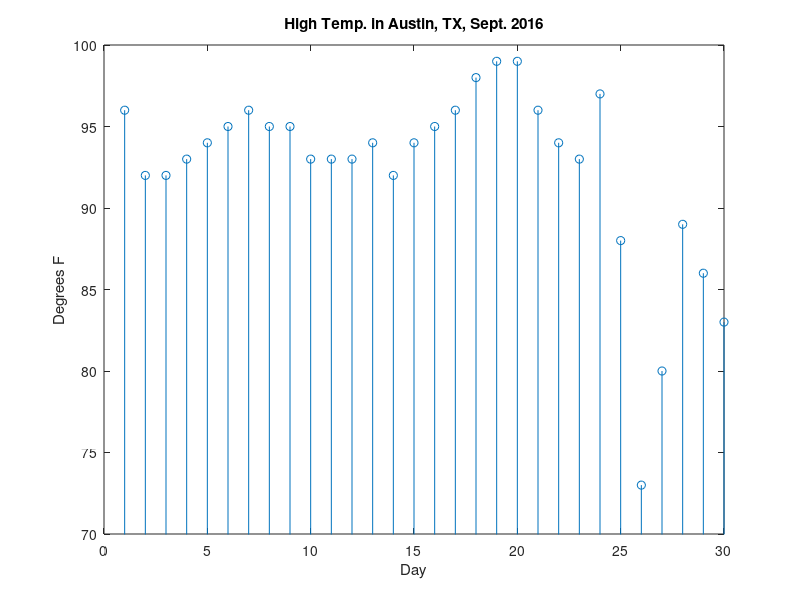

Here is the MATLAB script that generated this plot:
sep2016hightemp = [  96, 92, 92, 93, 94, 95, 96, 95, 95, 93, 93, 93, 94, 92, 94, 95, 96, 98, 99, 99, 96, 94, 93, 97, 88, 73, 80, 89, 86, 83 ];
stem(sep2016hightemp);
title('High Temp. in Austin, TX, Sept. 2016');
xlabel('Day');
ylabel('Degrees F');
ylim( [70 100] );
